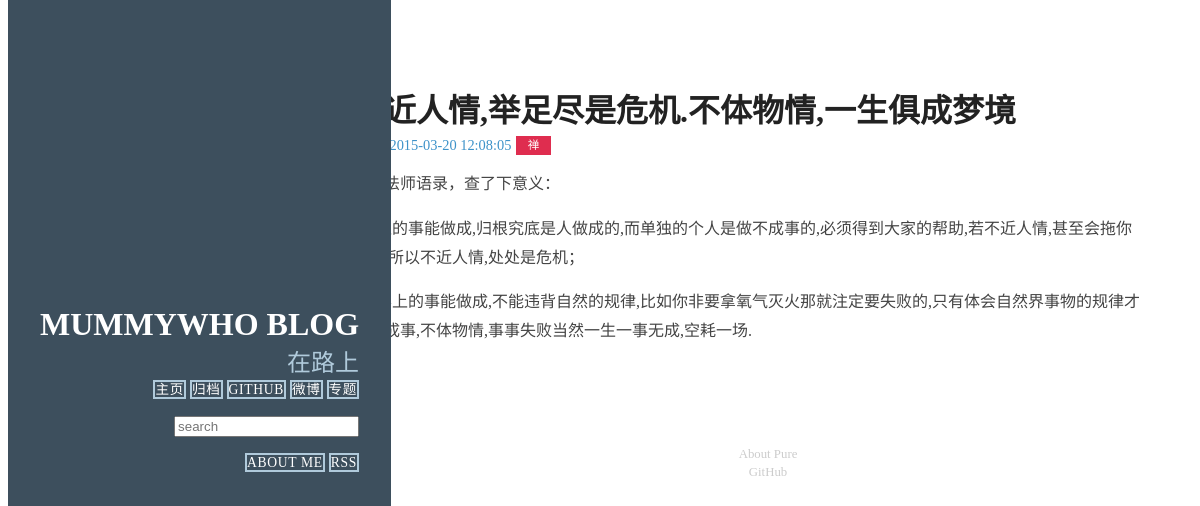
The page /13/ on the database its author committed.
### article/models.py (models this page shows, shortened)
class Article(models.Model) :
    title = models.CharField(max_length = 100)  #博客题目
    category = models.CharField(max_length = 50, blank = True)  #博客标签
    date_time = models.DateTimeField(auto_now_add = True)  #博客日期
    content = RichTextField('内容', config_name = 'mummy_default')
    def get_absolute_url(self):
        path = reverse('detail', kwargs={'id':self.id})
        return "http://121.43.225.213%s" % path
    class Meta:  #按时间下降排序
        ordering = ['-date_time']

### article/views.py (the view)
# urls.py: url(r'^(?P<id>\d+)/$', 'article.views.detail', name='detail'),
def detail(request, id):
    try:
        post = Article.objects.get(id=str(id))
    except Article.DoesNotExist:
        raise Http404
    return render(request, 'post.html', {'post' : post})

### templates/post.html (shortened to what this page needs)
﻿{% extends "base.html" %}
{% load custom_markdown %}
{% block content %}
<div class="posts">
        <section class="post">
            <header class="post-header">
                <h2 class="post-title">{{ post.title }}</h2>
                    <p class="post-meta">
                        Time:  <a class="post-author" href="#">{{ post.date_time|date:"Y-m-d H:i:s"}}</a> <a class="post-category post-category-js" href="{% url 'search_tag' tag=post.category %}">{{ post.category|title }}</a>
                    </p>
            </header>
                <div class="post-description">
                    <p>
                        {{ post.content|safe }}
                    </p>
                </div>
        </section>
</div>
{% endblock %}

### static/css/blog.css (style rules this page uses)
* { -webkit-box-sizing: border-box; -moz-box-sizing: border-box; box-sizing: border-box; }
a { text-decoration: none; color: rgb(61, 146, 201); }
.post { padding-bottom: 2em; }
.post-title { font-size: 2em; color: #222; margin-bottom: 0.2em; }
.post-description { font-family: Georgia, "Cambria", serif; color: #444; line-height: 1.8em; }
.post-meta { color: #999; font-size: 90%; margin: 0; }
.post-category { margin: 0 0.1em; padding: 0.3em 1em; color: #fff; background: #999; font-size: 80%; }
.post-category-js { background: #df2d4f; }

### rows shown on the page
Article: title "不近人情,举足尽是危机.不体物情,一生俱成梦境", date_time "2015-03-20 12:08:05", category "禅", content "弘一法师语录，查了下意义： 世上的事能做成,归根究底是人做成的,而单独的个人是做不成事的,必须得到大家的帮助,若不近人情,甚至会拖你后腿,所以不近人情,处处是危机； 世界上的事能做成,不能违背自然的规律,比如你非要拿氧气灭火那就注定要失败的,只有体会自然界事物的规律才能做成事,不体物情,事事失败当然一生一事无成,空耗一场."
